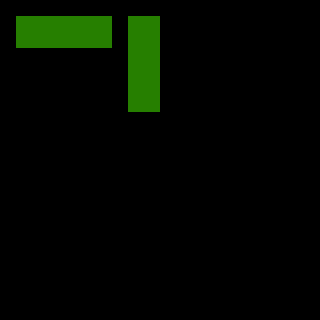

This game map was drawn from its Tiled (.tmx) file and the tilesets committed beside it. A one-line description and the full map source follow:
An orthogonal 20x20 tile map with 16x16 px tiles, 3 tile layers (regions, input_set, output_set).

<map version="1.0" orientation="orthogonal" renderorder="right-down" width="20" height="20" tilewidth="16" tileheight="16" nextobjectid="6">
 <properties>
  <property name="NoOverlappingRules" value="true" />
 </properties>
 <tileset firstgid="1" name="ruleset" tilewidth="16" tileheight="16" tilecount="60" columns="10">
  <image source="../tilesets/ruleset.png" width="160" height="96" />
 </tileset>
 <layer name="regions" width="20" height="20">
  <data encoding="csv">
0,0,0,0,0,0,0,0,0,0,0,0,0,0,0,0,0,0,0,0,
0,1,1,1,1,1,1,0,1,1,0,0,0,0,0,0,0,0,0,0,
0,1,1,1,1,1,1,0,1,1,0,0,0,0,0,0,0,0,0,0,
0,0,0,0,0,0,0,0,1,1,0,0,0,0,0,0,0,0,0,0,
0,0,0,0,0,0,0,0,1,1,0,0,0,0,0,0,0,0,0,0,
0,0,0,0,0,0,0,0,1,1,0,0,0,0,0,0,0,0,0,0,
0,0,0,0,0,0,0,0,1,1,0,0,0,0,0,0,0,0,0,0,
0,0,0,0,0,0,0,0,0,0,0,0,0,0,0,0,0,0,0,0,
0,0,0,0,0,0,0,0,0,0,0,0,0,0,0,0,0,0,0,0,
0,0,0,0,0,0,0,0,0,0,0,0,0,0,0,0,0,0,0,0,
0,0,0,0,0,0,0,0,0,0,0,0,0,0,0,0,0,0,0,0,
0,0,0,0,0,0,0,0,0,0,0,0,0,0,0,0,0,0,0,0,
0,0,0,0,0,0,0,0,0,0,0,0,0,0,0,0,0,0,0,0,
0,0,0,0,0,0,0,0,0,0,0,0,0,0,0,0,0,0,0,0,
0,0,0,0,0,0,0,0,0,0,0,0,0,0,0,0,0,0,0,0,
0,0,0,0,0,0,0,0,0,0,0,0,0,0,0,0,0,0,0,0,
0,0,0,0,0,0,0,0,0,0,0,0,0,0,0,0,0,0,0,0,
0,0,0,0,0,0,0,0,0,0,0,0,0,0,0,0,0,0,0,0,
0,0,0,0,0,0,0,0,0,0,0,0,0,0,0,0,0,0,0,0,
0,0,0,0,0,0,0,0,0,0,0,0,0,0,0,0,0,0,0,0
</data>
 </layer>
 <layer name="input_set" width="20" height="20">
  <data encoding="csv">
0,0,0,0,0,0,0,0,0,0,0,0,0,0,0,0,0,0,0,0,
0,23,23,3,3,23,23,0,23,23,0,0,0,0,0,0,0,0,0,0,
0,23,23,3,3,23,23,0,23,23,0,0,0,0,0,0,0,0,0,0,
0,0,0,0,0,0,0,0,3,3,0,0,0,0,0,0,0,0,0,0,
0,0,0,0,0,0,0,0,3,3,0,0,0,0,0,0,0,0,0,0,
0,0,0,0,0,0,0,0,23,23,0,0,0,0,0,0,0,0,0,0,
0,0,0,0,0,0,0,0,23,23,0,0,0,0,0,0,0,0,0,0,
0,0,0,0,0,0,0,0,0,0,0,0,0,0,0,0,0,0,0,0,
0,0,0,0,0,0,0,0,0,0,0,0,0,0,0,0,0,0,0,0,
0,0,0,0,0,0,0,0,0,0,0,0,0,0,0,0,0,0,0,0,
0,0,0,0,0,0,0,0,0,0,0,0,0,0,0,0,0,0,0,0,
0,0,0,0,0,0,0,0,0,0,0,0,0,0,0,0,0,0,0,0,
0,0,0,0,0,0,0,0,0,0,0,0,0,0,0,0,0,0,0,0,
0,0,0,0,0,0,0,0,0,0,0,0,0,0,0,0,0,0,0,0,
0,0,0,0,0,0,0,0,0,0,0,0,0,0,0,0,0,0,0,0,
0,0,0,0,0,0,0,0,0,0,0,0,0,0,0,0,0,0,0,0,
0,0,0,0,0,0,0,0,0,0,0,0,0,0,0,0,0,0,0,0,
0,0,0,0,0,0,0,0,0,0,0,0,0,0,0,0,0,0,0,0,
0,0,0,0,0,0,0,0,0,0,0,0,0,0,0,0,0,0,0,0,
0,0,0,0,0,0,0,0,0,0,0,0,0,0,0,0,0,0,0,0
</data>
 </layer>
 <layer name="output_set" width="20" height="20">
  <data encoding="csv">
0,0,0,0,0,0,0,0,0,0,0,0,0,0,0,0,0,0,0,0,
0,0,0,23,23,0,0,0,0,0,0,0,0,0,0,0,0,0,0,0,
0,0,0,23,23,0,0,0,0,0,0,0,0,0,0,0,0,0,0,0,
0,0,0,0,0,0,0,0,23,23,0,0,0,0,0,0,0,0,0,0,
0,0,0,0,0,0,0,0,23,23,0,0,0,0,0,0,0,0,0,0,
0,0,0,0,0,0,0,0,0,0,0,0,0,0,0,0,0,0,0,0,
0,0,0,0,0,0,0,0,0,0,0,0,0,0,0,0,0,0,0,0,
0,0,0,0,0,0,0,0,0,0,0,0,0,0,0,0,0,0,0,0,
0,0,0,0,0,0,0,0,0,0,0,0,0,0,0,0,0,0,0,0,
0,0,0,0,0,0,0,0,0,0,0,0,0,0,0,0,0,0,0,0,
0,0,0,0,0,0,0,0,0,0,0,0,0,0,0,0,0,0,0,0,
0,0,0,0,0,0,0,0,0,0,0,0,0,0,0,0,0,0,0,0,
0,0,0,0,0,0,0,0,0,0,0,0,0,0,0,0,0,0,0,0,
0,0,0,0,0,0,0,0,0,0,0,0,0,0,0,0,0,0,0,0,
0,0,0,0,0,0,0,0,0,0,0,0,0,0,0,0,0,0,0,0,
0,0,0,0,0,0,0,0,0,0,0,0,0,0,0,0,0,0,0,0,
0,0,0,0,0,0,0,0,0,0,0,0,0,0,0,0,0,0,0,0,
0,0,0,0,0,0,0,0,0,0,0,0,0,0,0,0,0,0,0,0,
0,0,0,0,0,0,0,0,0,0,0,0,0,0,0,0,0,0,0,0,
0,0,0,0,0,0,0,0,0,0,0,0,0,0,0,0,0,0,0,0
</data>
 </layer>
</map>
